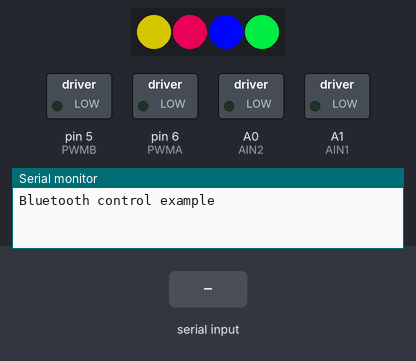
Simulated run of this sketch. Board: Arduino Uno, built with avr-gcc and run on an emulated ATmega328P. Shown: 4 RGB LEDs in strip order, left to right, switched loads named in the sketch (green lamp = pin HIGH), the last lines printed to the serial monitor. The test bench sets the inputs (shaded band).

Above: at 1.2 s.
1.3 s: "Forward" received over Serial
At 1.8 s:
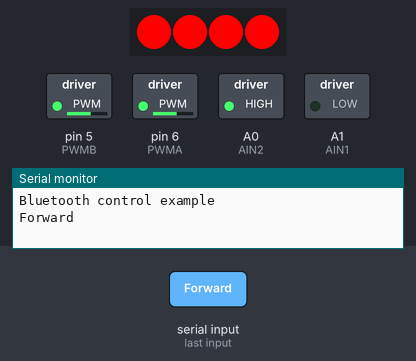
2.8 s: "Backward" received over Serial
At 4.0 s:
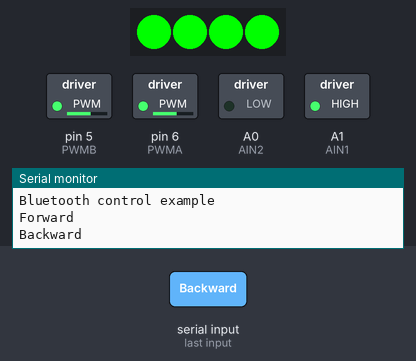
4.3 s: "Left" received over Serial
At 5.1 s:
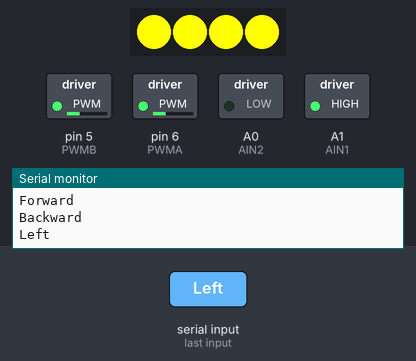
5.8 s: "Right" received over Serial
At 6.3 s:
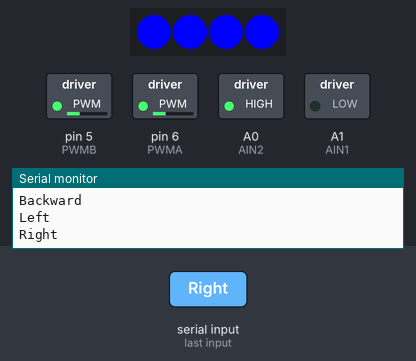
7.3 s: "Stop" received over Serial
At 7.77 s:
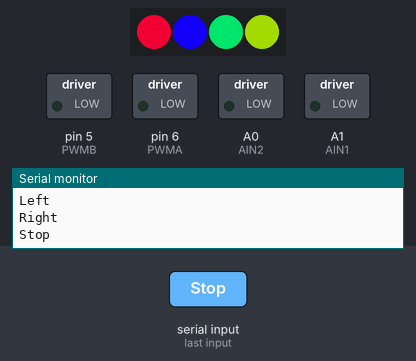
10.3 s: "Medium" received over Serial
At 22.15 s:
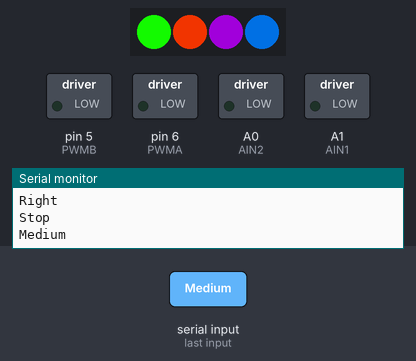
Timing chart, 0 to 33.0 s (numbered marks = the images above; inputs shaded):
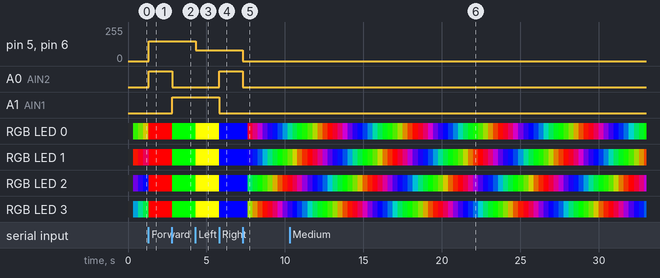

The sketch:

Bluetooth.ino
```cpp
#include <Adafruit_NeoPixel.h>

#define PWMA   6           //Left Motor Speed pin (ENA)
#define AIN2   A0          //Motor-L forward (IN2).
#define AIN1   A1          //Motor-L backward (IN1)
#define PWMB   5           //Right Motor Speed pin (ENB)
#define BIN1   A2          //Motor-R forward (IN3)
#define BIN2   A3          //Motor-R backward (IN4)
#define PIN 7

String comdata = "";
int Speed = 150;
uint16_t i, j;
unsigned long lasttime = 0;
byte flag = 1;
Adafruit_NeoPixel RGB = Adafruit_NeoPixel(4, PIN, NEO_GRB + NEO_KHZ800);

void forward();
void backward();
void right();
void left();
void stop();
uint32_t Wheel(byte WheelPos);

void setup() {
  // put your setup code here, to run once:
  Serial.begin(115200);
  RGB.begin();
  RGB.show(); // Initialize all pixels to 'off'
  pinMode(PWMA,OUTPUT);
  pinMode(AIN2,OUTPUT);
  pinMode(AIN1,OUTPUT);
  pinMode(PWMB,OUTPUT);
  pinMode(AIN1,OUTPUT);
  pinMode(AIN2,OUTPUT);
  Serial.println("Bluetooth control example");
  stop();
}

void loop() {
  // put your main code here, to run repeatedly:
  while (Serial.available() > 0)
  {
    comdata += char(Serial.read());
    delay(2);
  }
  if (comdata.length() > 0)
  {
    Serial.println(comdata);
    const char* command = comdata.c_str();
    if(strcmp(command,"Forward") == 0)          //Forward
    {
      flag = 0;
      RGB.setPixelColor(0, 0xFF0000);
      RGB.setPixelColor(1, 0xFF0000);
      RGB.setPixelColor(2, 0xFF0000);
      RGB.setPixelColor(3, 0xFF0000);
      RGB.show();
      forward();
    }
    else if(strcmp(command,"Backward") == 0)    //Backward
    {
      flag = 0;
      RGB.setPixelColor(0, 0x00FF00);
      RGB.setPixelColor(1, 0x00FF00);
      RGB.setPixelColor(2, 0x00FF00);
      RGB.setPixelColor(3, 0x00FF00);
      RGB.show();
      backward();
    }
    else if(strcmp(command,"Left") == 0)        //Left
    {
      flag = 0;
      RGB.setPixelColor(0, 0xFFFF00);
      RGB.setPixelColor(1, 0xFFFF00);
      RGB.setPixelColor(2, 0xFFFF00);
      RGB.setPixelColor(3, 0xFFFF00);
      RGB.show();
      left();
    }
    else if(strcmp(command,"Right") == 0)       //Right
    {
      flag = 0;
      RGB.setPixelColor(0, 0x0000FF);
      RGB.setPixelColor(1, 0x0000FF);
      RGB.setPixelColor(2, 0x0000FF);
      RGB.setPixelColor(3, 0x0000FF);
      RGB.show();
      right();
    }
    else if(strcmp(command,"Stop") == 0)        //Stop
    {
      flag = 1;
      stop();
    }
    else if(strcmp(command,"Low") == 0)         //Low
      Speed = 50;
    else if(strcmp(command,"Medium") == 0)      //Medium
      Speed = 150;
    else if(strcmp(command,"High") == 0)        //High
      Speed = 250;
    comdata = "";
  }
  if(millis() - lasttime >20){
    lasttime = millis();
    for(i=0; i< RGB.numPixels(); i++) {
      RGB.setPixelColor(i, Wheel(((i * 256 / RGB.numPixels()) + j) & 255));
    }
    if(flag)RGB.show();
    if(j++ > 256*5) j= 0;
  }
}

void forward()
{
  analogWrite(PWMA,Speed);
  analogWrite(PWMB,Speed);
  digitalWrite(AIN1,LOW);
  digitalWrite(AIN2,HIGH);
  digitalWrite(BIN1,LOW);
  digitalWrite(BIN2,HIGH);
}

void backward()
{
  analogWrite(PWMA,Speed);
  analogWrite(PWMB,Speed);
  digitalWrite(AIN1,HIGH);
  digitalWrite(AIN2,LOW);
  digitalWrite(BIN1,HIGH);
  digitalWrite(BIN2,LOW);
}

void right()
{
  analogWrite(PWMA,80);
  analogWrite(PWMB,80);
  digitalWrite(AIN1,LOW);
  digitalWrite(AIN2,HIGH);
  digitalWrite(BIN1,HIGH);
  digitalWrite(BIN2,LOW);
}

void left()
{
  analogWrite(PWMA,80);
  analogWrite(PWMB,80);
  digitalWrite(AIN1,HIGH);
  digitalWrite(AIN2,LOW);
  digitalWrite(BIN1,LOW);
  digitalWrite(BIN2,HIGH);
}

void stop()
{
  analogWrite(PWMA,0);
  analogWrite(PWMB,0);
  digitalWrite(AIN1,LOW);
  digitalWrite(AIN2,LOW);
  digitalWrite(BIN1,LOW);
  digitalWrite(BIN2,LOW);
}

// Input a value 0 to 255 to get a color value.
// The colours are a transition r - g - b - back to r.
uint32_t Wheel(byte WheelPos) {
  if(WheelPos < 85) {
   return RGB.Color(WheelPos * 3, 255 - WheelPos * 3, 0);
  } else if(WheelPos < 170) {
   WheelPos -= 85;
   return RGB.Color(255 - WheelPos * 3, 0, WheelPos * 3);
  } else {
   WheelPos -= 170;
   return RGB.Color(0, WheelPos * 3, 255 - WheelPos * 3);
  }
}
```

Measured:
- after the input at 1.3 s, pin 5 (PWMB), pin 6 (PWMA): 0/255 → 150/255 at once; A0 (AIN2): LOW → HIGH at once
- after the input at 2.8 s, A0 (AIN2): HIGH → LOW at once; A1 (AIN1): LOW → HIGH at once; RGB LED 0–3: RGB(255, 0, 0) → RGB(0, 255, 0) at once
- after the input at 4.3 s, pin 5 (PWMB), pin 6 (PWMA): 150/255 → 80/255 at once; RGB LED 0–3: RGB(0, 255, 0) → RGB(255, 255, 0) at once
- after the input at 5.8 s, A0 (AIN2): LOW → HIGH at once; A1 (AIN1): HIGH → LOW at once; RGB LED 0–3: RGB(255, 255, 0) → RGB(0, 0, 255) at once
- after the input at 7.3 s, pin 5 (PWMB), pin 6 (PWMA): 80/255 → 0/255 at once
